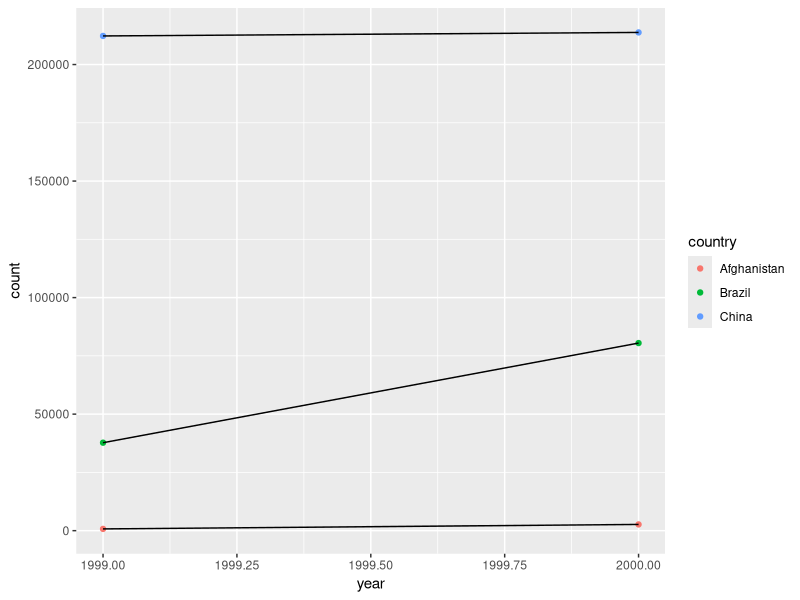
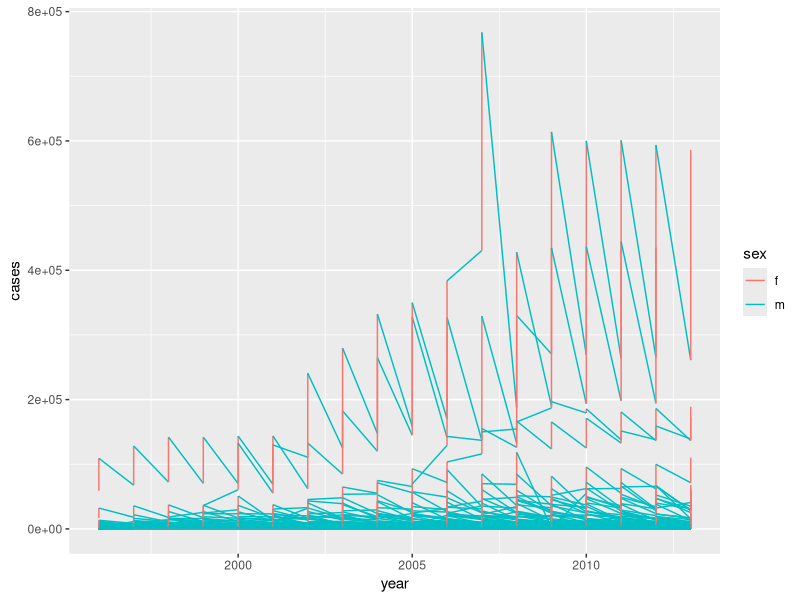

The R script that drew these images, in order:
# Created by: mlleg
# Created on: 19.08.2020

rm(list = ls())
library(tidyverse)


#### Tidy Data ####
#2
#table2
head(table2)
cases <- table2 %>% filter(type == 'cases')
population <- table2 %>% filter(type == 'population')
cases <- cases %>% mutate(population = population$count)
cases %>% mutate(rate = count / population * 10000)
head(cases)
#table4a+table4b
head(table4a)
head(table4b)
table5_1999 <- table4a$`1999` / table4b$`1999` * 10000
table5_2000 <- table4a$`2000` / table4b$`2000` * 10000

ggplot(cases, aes(year,count)) +
  geom_point(aes(color = country)) +
  geom_line(aes(group = country))

#### Spreading & Gathering ####
stocks <- tibble(
  year = c(2015, 2015, 2016, 2016),
  half = c(1, 2, 1, 2),
  return = c(1.88, 0.59, 0.983, .042)
)
stocks
stocks %>%
  spread(year, return, convert = TRUE) %>%
  gather('year', 'return', `2015`:`2016`)

#4
preg <- tribble(
  ~pregnant, ~male, ~female,
  'yes',      NA,     10,
  'no',       20,     12
)
preg %>% gather('male':'female', key = 'sex', value = 'count')

#### Separating & Pull ####
?separate
tibble(x = c('a,b,c', 'd,e,f, g', 'h, i, j')) %>%
  separate(x, c('one', 'two', 'three'), extra = 'merge', remove = FALSE)

tibble(x = c('a,b,c', 'd,e', 'f,g,i')) %>%
  separate(x, c('one', 'two', 'three'), fill = 'left')
#3
?extract

#### Missing Values ####
?fill

#### Case Study ####
#We will tidy the who dataset.
#In practice we would gradually build up each step of the following complex tidying pipe
head(who) #the dataset is quite untidy and not practical to work with
dataset <- who %>%
  gather(code, value, new_sp_m014:newrel_f65, na.rm = TRUE) %>%
  mutate(code = stringr::str_replace(code, 'newrel', 'new_rel')) %>%
  separate(code, c('new', 'var', 'sexage')) %>%
  select(-c(new, iso2, iso3)) %>%
  separate(sexage, c('sex', 'age'), sep = 1)

#4
head(dataset)
dataset %>%
  group_by(country, year, sex) %>%
  filter(year > 1995) %>%
  summarize(cases = sum(value)) %>%
  ggplot(aes(x = year, y = cases, group = country, color = sex)) +
  geom_line()
